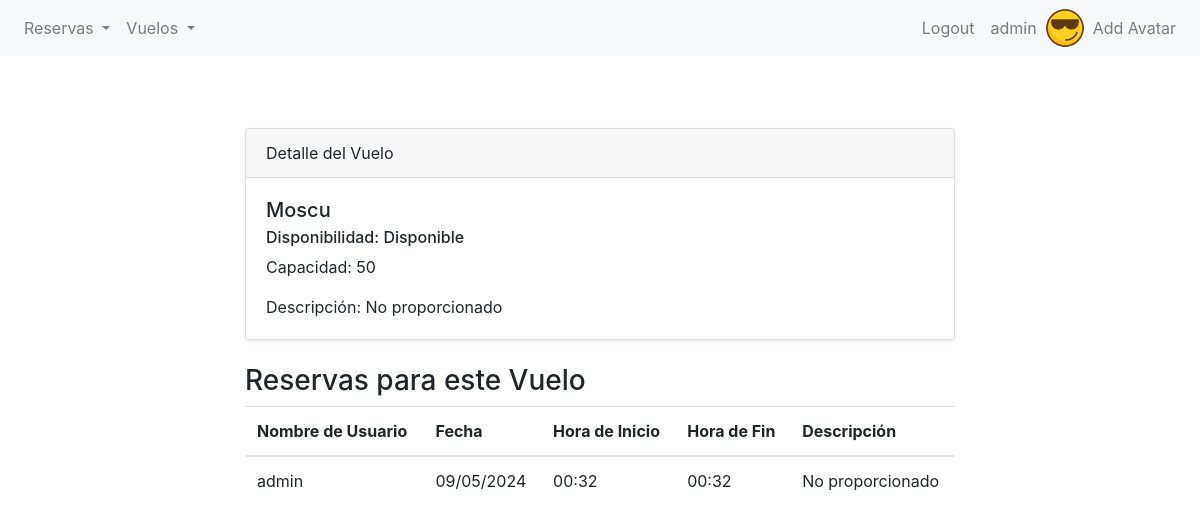
Screenshot of /gear/vuelo/3/detail/ (signed in) with the database file from the repository.
### gear/models.py (models this page shows, shortened)
class Avatar(models.Model):
    user = models.OneToOneField(User, on_delete=models.CASCADE, related_name='avatar')
    image = models.ImageField(upload_to='avatars/')

class Vuelo(models.Model):
    class Tipo(models.TextChoices):
        DESTINO = 'DES' , 'Destino'
        AEROPUERTO = 'AE', 'Aeropuerto'
        SALA_DE_EMBARQUE = 'EMB', 'Sala de Embarque'
        ESCALA = 'ESC', 'Escala'
    nombre = models.CharField(max_length=40)
    capacidad = models.IntegerField()
    disponible = models.BooleanField(default=True)  # Puedes definir un valor predeterminado si lo deseas
    tipo = models.CharField(
        max_length=3,
        choices=Tipo.choices,
        default=Tipo.DESTINO,
    )

class Reserva(models.Model):
    nombre_de_usuario = models.ForeignKey(User, null=True, on_delete=models.SET_NULL)
    vuelo = models.ForeignKey(Vuelo, on_delete=models.CASCADE, related_name="reservas")
    fecha = models.DateField(default=timezone.now)
    hora_inicio = models.TimeField(default=timezone.now)
    hora_fin = models.TimeField(default=timezone.now)
    descripcion = models.TextField(blank=True, null=True)
    asientos_reservados = models.IntegerField(default=1)

### gear/views.py (the view)
# urls.py: path("vuelo/<int:pk>/detail/", VueloDetailView.as_view(), name="vuelo-detail"),
class VueloDetailView(LoginRequiredMixin, DetailView):
    model = Vuelo
    template_name = "gear/vbc/vuelo_detail.html"
    context_object_name = "TOKYO"

### gear/templates/gear/vbc/vuelo_detail.html (shortened to what this page needs)
{% extends 'gear/base.html' %}
{% block content %}
<section class="py-5">
    <div class="container">
        <div class="row">
            <div class="col-lg-8 mx-auto">
                <div class="card shadow-sm">
                    <div class="card-header">
                        Detalle del Vuelo
                    </div>
                    <div class="card-body">
                        <h5 class="card-title">{{ TOKYO.nombre }}</h5>
                        {% if TOKYO.disponible %}
                        <h6 class="card-subtitle mb-2">Disponibilidad: Disponible</h6>
                        {% else %}
                        <h6 class="card-subtitle mb-2">Disponibilidad: No Disponible</h6>
                        {% endif %}
                        <p class="card-text">Capacidad: {{ TOKYO.capacidad }}</p>
                        <p class="card-text">Descripción: {{ TOKYO.descripcion | default:"No proporcionado" }}</p>
                    </div>
                </div>
                <div class="mt-4">
                    <h3>Reservas para este Vuelo</h3>
                    <table class="table">
                        <thead>
                            <tr>
                                <th scope="col">Nombre de Usuario</th>
                                <th scope="col">Fecha</th>
                                <th scope="col">Hora de Inicio</th>
                                <th scope="col">Hora de Fin</th>
                                <th scope="col">Descripción</th>
                            </tr>
                        </thead>
                        <tbody>
                            {% for reserva in TOKYO.reservas.all %}
                            <tr>
                                <td>{{ reserva.nombre_de_usuario }}</td>
                                <td>{{ reserva.fecha | date:"d/m/Y" }}</td>
                                <td>{{ reserva.hora_inicio | date:"H:i" }}</td>
                                <td>{{ reserva.hora_fin | date:"H:i" }}</td>
                                <td>{{ reserva.descripcion | default:"No proporcionado" }}</td>
                            </tr>
                            {% empty %}
                            <tr>
                                <td colspan="5">No hay reservas para este vuelo.</td>
                            </tr>
                            {% endfor %}
                        </tbody>
                    </table>
                </div>
            </div>
        </div>
    </div>
</section>
{% endblock %}

### gear/templates/gear/base.html (shortened to what this page needs)
{% load static %}
<!DOCTYPE html>
<html lang="en">
<head>
    <link rel="stylesheet" href="https://stackpath.bootstrapcdn.com/bootstrap/4.5.2/css/bootstrap.min.css">
</head>
<body>
    <nav class="navbar navbar-expand-lg navbar-light bg-light">
        <div class="collapse navbar-collapse" id="navbarNav">
            {% if user.is_authenticated %}
            <ul class="navbar-nav">
                <li class="nav-item dropdown">
                    <a class="nav-link dropdown-toggle" href="#" id="navbarDropdownMenuLinkReserva" role="button" data-toggle="dropdown" aria-haspopup="true" aria-expanded="false">
                        Reservas
                    </a>
                </li>
                <li class="nav-item dropdown">
                    <a class="nav-link dropdown-toggle" href="#" id="navbarDropdownMenuLinkVuelo" role="button" data-toggle="dropdown" aria-haspopup="true" aria-expanded="false">
                        Vuelos
                    </a>
                </li>
            </ul>
            {% endif %}
            <ul class="navbar-nav ml-auto">
                {% if user.is_authenticated %}
                    <li class="nav-item">
                        <a class="nav-link" href="{% url 'logout' %}">Logout</a>
                    </li>
                    <li class="nav-item">
                        <a class="nav-link" href="{% url 'editar-perfil' %}">{{ user }}</a>
                    </li>
                    <li class="nav-item">
                        {% if user.avatar.image %}
                        <img src="{{ user.avatar.image.url }}" alt="Avatar" style="height: 40px; width: 40px; border-radius: 50%;">
                        {% endif %}
                        <li class="nav-item">
                            <a href="{% url 'avatar_add' %}" class="nav-link">Add Avatar</a>
                        </li>
                    </li>
                {% endif %}
            </ul>
        </div>
    </nav>
    <div class="container mt-4">
        {% block content %}{% endblock content %}
    </div>
</body>
</html>

### rows the page displays
Vuelo: nombre "Moscu", capacidad "50"
Reserva: nombre_de_usuario "admin", fecha "09/05/2024", hora_inicio "00:32", hora_fin "00:32", descripcion "No proporcionado"

### other values shown
{{ user }} "admin"
{{ TOKYO.descripcion | default:"No proporcionado" }} "No proporcionado"
